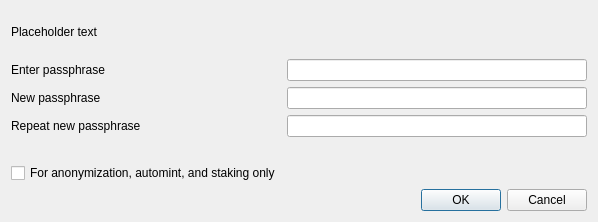
<?xml version="1.0" encoding="UTF-8"?>
<ui version="4.0">
 <class>AskpassphraseDialog</class>
 <widget class="QDialog" name="AskpassphraseDialog">
  <property name="geometry">
   <rect>
    <x>0</x>
    <y>0</y>
    <width>598</width>
    <height>222</height>
   </rect>
  </property>
  <property name="sizePolicy">
   <sizepolicy hsizetype="Preferred" vsizetype="Minimum">
    <horstretch>0</horstretch>
    <verstretch>0</verstretch>
   </sizepolicy>
  </property>
  <property name="minimumSize">
   <size>
    <width>550</width>
    <height>0</height>
   </size>
  </property>
  <property name="windowTitle">
   <string>passphrase Dialog</string>
  </property>
  <layout class="QVBoxLayout" name="verticalLayout">
   <property name="sizeConstraint">
    <enum>QLayout::SetMinimumSize</enum>
   </property>
   <item>
    <widget class="QLabel" name="warningLabel">
     <property name="text">
      <string notr="true">Placeholder text</string>
     </property>
     <property name="textFormat">
      <enum>Qt::RichText</enum>
     </property>
     <property name="wordWrap">
      <bool>true</bool>
     </property>
    </widget>
   </item>
   <item>
    <layout class="QFormLayout" name="formLayout">
     <property name="sizeConstraint">
      <enum>QLayout::SetMinimumSize</enum>
     </property>
     <property name="fieldGrowthPolicy">
      <enum>QFormLayout::AllNonFixedFieldsGrow</enum>
     </property>
     <item row="0" column="0">
      <widget class="QLabel" name="passLabel1">
       <property name="text">
        <string>Enter passphrase</string>
       </property>
      </widget>
     </item>
     <item row="0" column="1">
      <widget class="QLineEdit" name="passEdit1">
       <property name="echoMode">
        <enum>QLineEdit::Password</enum>
       </property>
      </widget>
     </item>
     <item row="1" column="0">
      <widget class="QLabel" name="passLabel2">
       <property name="text">
        <string>New passphrase</string>
       </property>
      </widget>
     </item>
     <item row="1" column="1">
      <widget class="QLineEdit" name="passEdit2">
       <property name="echoMode">
        <enum>QLineEdit::Password</enum>
       </property>
      </widget>
     </item>
     <item row="2" column="0">
      <widget class="QLabel" name="passLabel3">
       <property name="text">
        <string>Repeat new passphrase</string>
       </property>
      </widget>
     </item>
     <item row="2" column="1">
      <widget class="QLineEdit" name="passEdit3">
       <property name="echoMode">
        <enum>QLineEdit::Password</enum>
       </property>
      </widget>
     </item>
     <item row="3" column="1">
      <widget class="QLabel" name="capsLabel">
       <property name="font">
        <font>
         <weight>75</weight>
         <bold>true</bold>
        </font>
       </property>
       <property name="text">
        <string/>
       </property>
       <property name="alignment">
        <set>Qt::AlignCenter</set>
       </property>
      </widget>
     </item>
     <item row="4" column="0">
      <widget class="QCheckBox" name="anonymizationCheckBox">
       <property name="enabled">
        <bool>true</bool>
       </property>
       <property name="toolTip">
        <string>Serves to disable the trivial sendmoney when OS account compromised. Provides no real security.</string>
       </property>
       <property name="text">
        <string>For anonymization, automint, and staking only</string>
       </property>
       <property name="visible">
        <bool>false</bool>
       </property>
      </widget>
     </item>
    </layout>
   </item>
   <item>
    <widget class="QDialogButtonBox" name="buttonBox">
     <property name="orientation">
      <enum>Qt::Horizontal</enum>
     </property>
     <property name="standardButtons">
      <set>QDialogButtonBox::Cancel|QDialogButtonBox::Ok</set>
     </property>
    </widget>
   </item>
  </layout>
 </widget>
 <resources/>
 <connections>
  <connection>
   <sender>buttonBox</sender>
   <signal>accepted()</signal>
   <receiver>AskpassphraseDialog</receiver>
   <slot>accept()</slot>
   <hints>
    <hint type="sourcelabel">
     <x>20</x>
     <y>20</y>
    </hint>
    <hint type="destinationlabel">
     <x>20</x>
     <y>20</y>
    </hint>
   </hints>
  </connection>
  <connection>
   <sender>buttonBox</sender>
   <signal>rejected()</signal>
   <receiver>AskpassphraseDialog</receiver>
   <slot>reject()</slot>
   <hints>
    <hint type="sourcelabel">
     <x>20</x>
     <y>20</y>
    </hint>
    <hint type="destinationlabel">
     <x>20</x>
     <y>20</y>
    </hint>
   </hints>
  </connection>
 </connections>
</ui>
